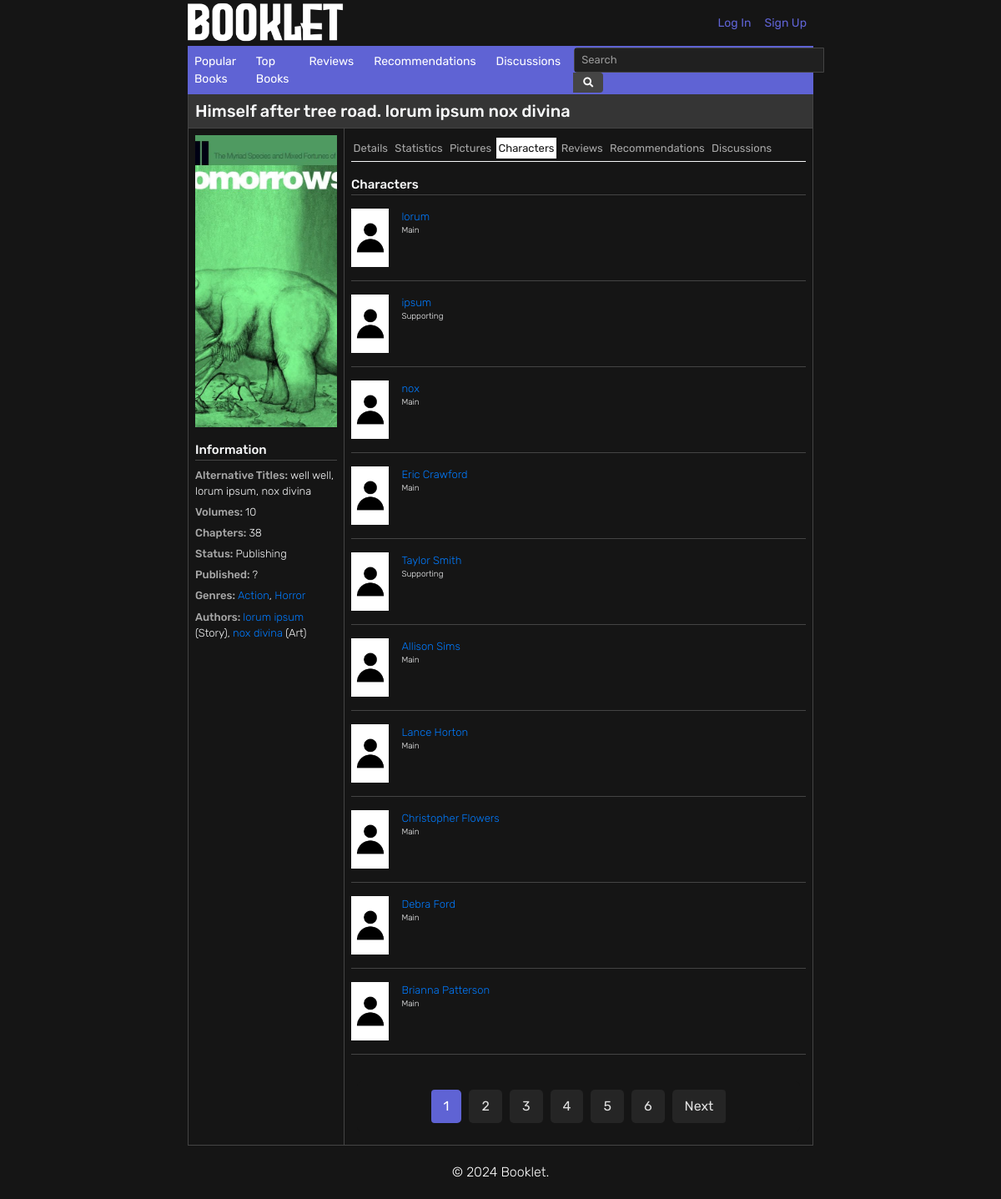
Page /book/23/characters/ on the committed database.
### books/models.py (models this page shows, shortened)
class Book(models.Model):
    title = models.CharField(max_length=300)
    alternative_titles = models.TextField(blank=True)
    volumes = models.IntegerField(blank=True)
    chapters = models.IntegerField(blank=True)
    status = models.IntegerField(choices=BOOK_STATUS,default=1)
    synopsis = models.TextField(blank=True)
    background = models.TextField(blank=True)
    cover = models.ImageField(upload_to='books/covers/',default='default_book.jpg')
    publishing_start_date = models.DateField(blank=True,null=True)
    publishing_end_date = models.DateField(blank=True,null=True)
    created_date = models.DateTimeField(auto_now_add=True)
    modified_date = models.DateTimeField(auto_now=True)
    relationships = models.ManyToManyField('self', through='Relationship', symmetrical=False)
    genres = models.ManyToManyField('Genre')

class Genre(models.Model):
    name = models.CharField(max_length=300)
    created_date = models.DateTimeField(auto_now_add=True)
    modified_date = models.DateTimeField(auto_now=True)

### authors/models.py (models this page shows, shortened)
class Author_Book(models.Model):
    book = models.ForeignKey(Book,on_delete=models.CASCADE)
    author = models.ForeignKey(Author,on_delete=models.CASCADE)
    author_role = models.IntegerField(choices=AUTHOR_ROLES)
    created_date = models.DateTimeField(auto_now_add=True)
    modified_date = models.DateTimeField(auto_now=True)
    class Meta:
        verbose_name = "Author"
        verbose_name_plural = "Authors"

class Author(models.Model):
    first_name = models.CharField(max_length=300, blank=True)
    last_name = models.CharField(max_length=300, blank=True)
    alias = models.CharField(max_length=300, blank=True)
    birthday = models.DateField(blank=True,null=True)
    more_info = models.TextField(blank=True)
    image = models.ImageField(upload_to='authors/',blank=True,default='default.jpg')
    created_date = models.DateTimeField(auto_now_add=True)
    modified_date = models.DateTimeField(auto_now=True)
    books = models.ManyToManyField(Book, through='Author_Book')

### characters/models.py (models this page shows, shortened)
class Character_Book(models.Model):
    book = models.ForeignKey(Book,on_delete=models.CASCADE)
    character = models.ForeignKey(Character,on_delete=models.CASCADE)
    character_role = models.IntegerField(choices=CHARACTER_ROLES)
    created_date = models.DateTimeField(auto_now_add=True)
    modified_date = models.DateTimeField(auto_now=True)
    class Meta:
        verbose_name = "Character"
        verbose_name_plural = "Characters"

class Character(models.Model):
    name = models.CharField(max_length=300)
    alias = models.CharField(max_length=300, blank=True)
    description = models.TextField(blank=True)
    image = models.ImageField(upload_to='characters/',blank=True,default='default.jpg')
    created_date = models.DateTimeField(auto_now_add=True)
    modified_date = models.DateTimeField(auto_now=True)
    books = models.ManyToManyField(Book, through='Character_Book')

### books/views.py (the view)
# urls.py: path("book/<int:pk>/characters/", views.BookCharactersView.as_view(), name="book-characters"),
class BookCharactersView(DetailView):
    model = Book
    template_name = 'books/book_characters.html'
    paginate_by = 10
    def get_context_data(self, **kwargs):
        context = super().get_context_data(**kwargs)
        book = self.get_object()
        character_books = Character_Book.objects.filter(book=book)
        author_books = Author_Book.objects.filter(book=book)
        title = book.title
        paginator = Paginator(character_books, self.paginate_by)
        page_number = self.request.GET.get('page')
        page_obj = paginator.get_page(page_number)
        page_obj.count = character_books.count()
        context = {
            'book': book,
            'character_books': page_obj,
            'author_books': author_books,
            'title': title,
        }
        return context

### books/templates/books/book_characters.html (shortened to what this page needs)
{% extends "books/book_base.html" %}
{% load mathfilters %}
{% block book_detail %}
<div class="col-md-9 p-0 m-0">
  <div class="container p-2">
    <div class="d-flex border-bottom border-light">
      <a href="{% url 'book-detail' book.id %}" class="detail-bar">Details</a>
      <a href="{% url 'book-stats' book.id %}" class="detail-bar">Statistics</a>
      <a href="{% url 'book-pictures' book.id %}" class="detail-bar">Pictures</a>
      <div class="detail-bar-selected">Characters</div>
      <a href="{% url 'book-reviews' book.id %}" class="detail-bar">Reviews</a>
      <a href="{% url 'book-recommendations' book.id %}" class="detail-bar">Recommendations</a>
      <a href="{% url 'book-discussions' book.id %}" class="detail-bar">Discussions</a>
    </div>
  </div>
  {% if character_books.count == 0 %}
          <div class="container p-2">
            <p class="block-content mt-1">No characters added.</p>
          </div>
    {% else %}
  <div class="container p-2">
    <div class="container p-0 m-0 d-flex justify-content-between border-bottom border-dark">
        <p class="m-0 block-title">Characters</p>
        </div>
      <div class="row p-0 m-0">
        <div class="col p-0 m-0">
          {% for character_book in character_books %}
          <div class="container p-0 pt-3 pb-3 border-bottom border-dark">
            <div class="row m-0 p-0">
              <a href="{% url 'character-detail' character_book.character.id %}" class="title-link col-1 p-0 m-0"><img src="{{ character_book.character.image.url }}" class="img-fluid" style="height: 70px; width: 70px; object-fit: cover;" alt="{{ character_book.character.name }}"></a>
              <div class="container col">
              <a href="{% url 'character-detail' character_book.character.id %}" class="title-link"><p class="m-0 block-content">{{ character_book.character.name }}</p></a>
              <p class="m-0 block-content" style="font-size: 10px;">{{ character_book.get_character_role_display }}</p>
              </div>
            </div>
          </div>
          {% endfor %}
      </div>
      </div>
  </div>
<div class="container mt-4">
    <nav aria-label="Page navigation">
        <ul class="pagination justify-content-center">
            {% for num in character_books.paginator.page_range %}
            {% if character_books.number == num %}
            <li class="page-item active">
                <a class="page-link" href="?page={{ num }}">{{ num }}</a>
            </li>
            {% else %}
            <li class="page-item">
                <a class="page-link" href="?page={{ num }}">{{ num }}</a>
            </li>
            {% endif %}
            {% endfor %}
            {% if character_books.has_next %}
            <li class="page-item">
                <a class="page-link" href="?page={{ character_books.next_page_number }}">Next</a>
            </li>
            {% endif %}
        </ul>
    </nav>
</div>
{% endif %}
{% endblock book_detail %}

### books/templates/books/book_base.html
{% extends "books/base.html" %}
{% block content %}
  <div class="container p-0">
    <div class="pl-2 pt-2 pb-2 border-bottom border-dark" style="background-color: #353535;">
      <h5 class="m-0">{{ book.title }}</h5>
  </div>
  <div class="container row m-0 p-0">
    <div class="col-md-3 border-right border-dark p-0 m-0">
      <div class="container m-0 p-2">
        <img src="{{ book.cover.url }}" class="" style="height: 350px; width: 100%; object-fit: cover;" alt="{{ book.title }}">
      </div>
      <div class="container p-2">
        <p class="m-0 block-title">Information</p>
        <div class="container mb-1 p-0 pt-2 border-top border-dark">
          {%if book.alternative_titles %}
          <p class="block-content"><span class="block-subtitle">Alternative Titles: </span>{{ book.alternative_titles}}</p>
          {% endif %}
          <p class="block-content"><span class="block-subtitle">Volumes: </span>{{ book.volumes|default_if_none:"?" }}</p>
          <p class="block-content"><span class="block-subtitle">Chapters: </span>{{ book.chapters|default_if_none:"?" }}</p>
          <p class="block-content"><span class="block-subtitle">Status: </span>{{ book.get_status_display }}</p>
          <p class="block-content"><span class="block-subtitle">Published: </span>{{ book.publishing_start_date|default_if_none:"?" }} {% if book.publishing_start_date %} to {{ book.publishing_end_date|default_if_none:"?" }} {% endif %}</p>
          <p class="block-content">
            <span class="block-subtitle">Genres: </span>
            {% for genre in book.genres.all %}
              <a href="{% url 'genre-books' genre.id %}" class="title-link">{{ genre.name }}</a>{% if not forloop.last %}, {% endif %}
            {% endfor %}
          </p>
          <p class="block-content">
            <span class="block-subtitle">Authors: </span>
            {% if author_books.count == 0%}
            Unknown
            {% else %}
            {% for author_book in author_books %}
              <a href="{% url 'author-detail' author_book.author.id %}" class="title-link">{{ author_book.author.first_name }} {{ author_book.author.last_name }}</a> ({{ author_book.get_author_role_display }}){% if not forloop.last %}, {% endif %}
            {% endfor %}
            {% endif %}
          </p>
        </div>
      </div>
    </div>
    {% block book_detail%}{% endblock %}
    </div>
  </div>
{% endblock content %}

### books/static/main.css (style rules this page uses)
html { height: 100%; min-height: 100%; scroll-behavior: smooth; }
body { font-family: "Rubik", sans-serif; font-optical-sizing: auto; font-weight: 400; font-style: normal; background-color: #151515; color: #f8f9fa; padding: 0 225px; height: 100%; min-height: 100%; }
p { font-weight: 300; }
.row { margin-left: -15px; margin-right: -15px; }
.col-md-3 { padding-left: 15px; padding-right: 15px; }
.border-dark { border-color: #444 !important; }
.block-title { font-size: 15px; font-weight: 500; }
.block-subtitle { color:#a9a9a9; font-weight: 500; }
.block-content { font-size: 13px; font-weight: 300; margin-bottom: 0.35rem; }
.img-fluid { width: 100%; object-position: top; }
.detail-bar { background: none; border: none; outline: none; box-shadow: none; color: #a9a9a9; text-decoration: none; background-color: #151515; font-size: 13px; margin: 0.2rem; margin-left: 0; padding: 0.2em; }
.detail-bar-selected { background-color: white; color:#151515; font-size: 13px; margin: 0.2rem; margin-left: 0; padding: 0.2em; }
.pagination { background-color: #151515; padding: 10px; border-radius: 5px; }
.page-item { margin: 0 5px; }
.page-item a.page-link { background-color: #252525; color: #e0e0e0; border: none; padding: 10px 15px; border-radius: 5px; transition: background-color 0.3s ease; }
.page-item.active a.page-link { background-color: #5f63d4; color: #ffffff; }

### rows in the picture
Book: title "Himself after tree road. lorum ipsum nox divina", cover (picture), alternative_titles "well well, lorum ipsum, nox divina", volumes "10", chapters "38", status "Publishing", publishing_start_date "?"
Genre: name "Action"
Genre: name "Horror"
Author_Book: author.first_name "lorum", author.last_name "ipsum", author_role "Story"
Author_Book: author.first_name "nox", author.last_name "divina", author_role "Art"
Character_Book: character.image (placeholder picture), character.name "lorum", character_role "Main"
Character_Book: character.image (placeholder picture), character.name "ipsum", character_role "Supporting"
Character_Book: character.image (placeholder picture), character.name "nox", character_role "Main"
Character_Book: character.image (placeholder picture), character.name "Eric Crawford", character_role "Main"
Character_Book: character.image (placeholder picture), character.name "Taylor Smith", character_role "Supporting"
Character_Book: character.image (placeholder picture), character.name "Allison Sims", character_role "Main"
Character_Book: character.image (placeholder picture), character.name "Lance Horton", character_role "Main"
Character_Book: character.image (placeholder picture), character.name "Christopher Flowers", character_role "Main"
Character_Book: character.image (placeholder picture), character.name "Debra Ford", character_role "Main"
Character_Book: character.image (placeholder picture), character.name "Brianna Patterson", character_role "Main"

### other values in the picture
{{ num }} "1"
{{ num }} "2" "3" "4" "5" "6"
